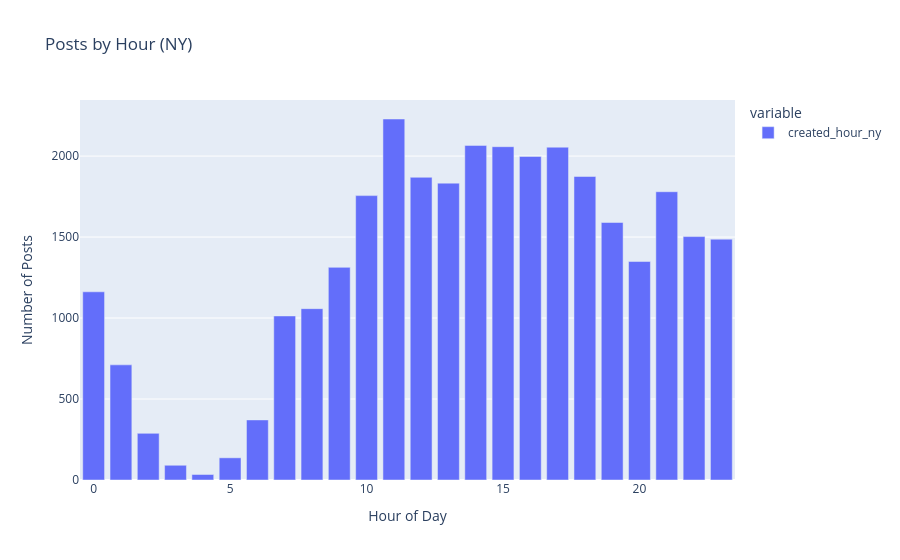

Write notebook code for a chart like this one.
### Code cell
px.bar(
    posts_per_hour_ny,
    labels={"index": "Hour of Day", "value": "Number of Posts"},
    title="Posts by Hour (NY)",
)

### Figure 1 — Plotly figure (JSON) as saved in the notebook; plotly's stock layout.template omitted (floating-point values rounded to 4 significant figures)
{"data": [{"alignmentgroup": "True", "hovertemplate": "variable=created_hour_ny<br>Hour of Day=%{x}<br>Number of Posts=%{y}<extra></extra>", "legendgroup": "created_hour_ny", "marker": {"color": "#636efa", "pattern": {"shape": ""}}, "name": "created_hour_ny", "offsetgroup": "created_hour_ny", "orientation": "v", "showlegend": true, "textposition": "auto", "type": "bar", "x": [0, 1, 2, 3, 4, 5, 6, 7, 8, 9, 10, 11, 12, 13, 14, 15, 16, 17, 18, 19, 20, 21, 22, 23], "xaxis": "x", "y": [1162, 711, 288, 91, 34, 137, 371, 1013, 1058, 1313, 1756, 2229, 1869, 1833, 2066, 2058, 1998, 2055, 1874, 1590, 1349, 1780, 1503, 1487], "yaxis": "y"}], "layout": {"barmode": "relative", "legend": {"title": {"text": "variable"}, "tracegroupgap": 0}, "title": {"text": "Posts by Hour (NY)"}, "xaxis": {"anchor": "y", "domain": [0, 1], "title": {"text": "Hour of Day"}}, "yaxis": {"anchor": "x", "domain": [0, 1], "title": {"text": "Number of Posts"}}}}
